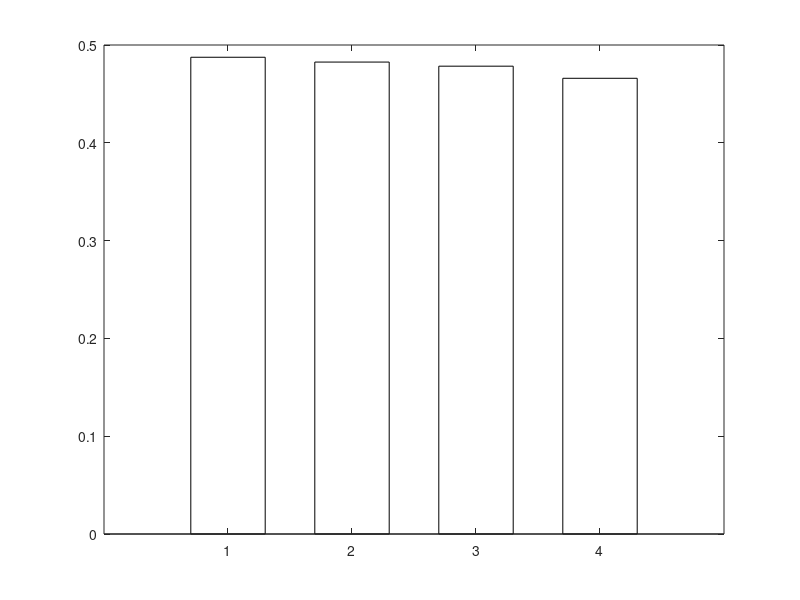

MATLAB code to generate this figure: (Note: this script raises an error after producing the figure.)
%% ========================================================================
%  Fuzzy-TOPSIS: Pressure-Driven Membrane Selection for PFAS Treatment
%  Method: Sodhi & Prabhakar (2017), arXiv:1205.5098v2
%  Implements Equations 1-15 with triangular fuzzy numbers (TFNs)
%  
%  Alternatives (4): Modified-MF, Modified-UF, NF, RO
%  Criteria (7):     C1-Long-chain rejection, C2-Short-chain rejection,
%                    C3-Water flux, C4-Fouling resistance,
%                    C5-Membrane integrity, C6-Energy efficiency,
%                    C7-Life-cycle cost-effectiveness
%  Decision Makers (3): DM1-Efficacy, DM2-Process, DM3-Sustainability
%  All criteria are BENEFIT type (higher = better)
% =========================================================================
clear; clc; close all;

%% ---- LINGUISTIC SCALE (Sodhi & Prabhakar 2017, Table I) ----
% Each linguistic term maps to a triangular fuzzy number [a, b, c]
% For Alternative Assessment:
VP = [1 1 3];   % Very Poor
P  = [1 3 5];   % Poor
F  = [3 5 7];   % Fair
G  = [5 7 9];   % Good
VG = [7 9 9];   % Very Good

% For Quality/Weight Assessment:
VL = [1 1 3];   % Very Low
L  = [1 3 5];   % Low
M  = [3 5 7];   % Medium
H  = [5 7 9];   % High
VH = [7 9 9];   % Very High

%% ---- INPUT: CRITERIA WEIGHTS BY DECISION MAKERS (Table TZ-1) ----
% Dimensions: K decision makers x n criteria, each cell is a 1x3 TFN
% Rows = DM1, DM2, DM3 | Columns = C1, C2, C3, C4, C5, C6, C7

% DM1 - Treatment-efficacy perspective
%   Prioritizes rejection (C1,C2 = VH); moderate on flux/fouling/integrity;
%   low on energy/cost (bench-scale studies don't report these)
%   Sources: Tang et al. 2006/2007; Steinle-Darling & Reinhard 2008;
%            Griffin et al. 2024; Wu et al. 2025

% DM2 - Process-engineering perspective
%   Prioritizes flux and fouling (C3,C4 = VH); high on rejection/integrity;
%   medium on energy/cost
%   Sources: Safulko et al. 2023; Liu C.J. et al. 2026; Fang et al. 2024

% DM3 - Sustainability / techno-economic perspective
%   Prioritizes energy and cost (C6,C7 = VH); high on short-chain/flux/fouling;
%   medium on long-chain/integrity
%   Sources: U.S. EPA 2024; Sgroi et al. 2025; WRF ER18-5053

K = 3;  % number of decision makers
n = 7;  % number of criteria

% Store weights as a 3D matrix: K x n x 3 (last dim = [a, b, c] of TFN)
W_ling = zeros(K, n, 3);

% DM1 weights:  C1=VH  C2=VH  C3=M   C4=M   C5=H   C6=L   C7=L
W_ling(1,1,:) = VH;
W_ling(1,2,:) = VH;
W_ling(1,3,:) = M;
W_ling(1,4,:) = M;
W_ling(1,5,:) = H;
W_ling(1,6,:) = L;
W_ling(1,7,:) = L;

% DM2 weights:  C1=H   C2=H   C3=VH  C4=VH  C5=H   C6=M   C7=M
W_ling(2,1,:) = H;
W_ling(2,2,:) = H;
W_ling(2,3,:) = VH;
W_ling(2,4,:) = VH;
W_ling(2,5,:) = H;
W_ling(2,6,:) = M;
W_ling(2,7,:) = M;

% DM3 weights:  C1=M   C2=H   C3=H   C4=H   C5=M   C6=VH  C7=VH
W_ling(3,1,:) = M;
W_ling(3,2,:) = H;
W_ling(3,3,:) = H;
W_ling(3,4,:) = H;
W_ling(3,5,:) = M;
W_ling(3,6,:) = VH;
W_ling(3,7,:) = VH;

%% ---- INPUT: ALTERNATIVE RATINGS BY DECISION MAKERS (Table TZ-2) ----
% Dimensions: m alternatives x n criteria x K decision makers x 3 (TFN)
% Justifications grounded in literature (Tables X and Y of report)

m = 4;  % number of alternatives
alt_names = {'Modified-MF', 'Modified-UF', 'NF', 'RO'};
crit_names = {'C1:Long-chain Rej', 'C2:Short-chain Rej', 'C3:Flux', ...
              'C4:Fouling Resist', 'C5:Integrity', 'C6:Energy Eff', ...
              'C7:Cost Eff'};

% Store ratings: m x n x K x 3
X_ling = zeros(m, n, K, 3);

% ---- Alternative 1: Modified-MF ----
% C1: Electro-MF reaches 70-86% (Tsai et al. 2010) = Fair
% C2: Short-chain only 50-80% PFBA (Thompson et al. 2024) = Poor to Fair
% C3: Highest flux among all classes = Very Good to Good
% C4: Indirect fouling via PFAS-induced flocs (Chen et al. 2024) = Fair to Poor
% C5: Least durable membrane class for PFAS = Poor to Fair
% C6: Lowest energy 0.1-0.5 kWh/m3 = Very Good to Good
% C7: Lowest capital cost = Good to Very Good
%           C1  C2  C3  C4  C5  C6   C7
% DM1:      F   P   VG  F   P   VG   G
X_ling(1,:,1,:) = [F; P; VG; F; P; VG; G];
% DM2:      F   F   VG  P   F   G    G
X_ling(1,:,2,:) = [F; F; VG; P; F; G; G];
% DM3:      F   P   G   F   F   VG   VG
X_ling(1,:,3,:) = [F; P; G; F; F; VG; VG];

% ---- Alternative 2: Modified-UF ----
% C1: PAA/PAH-coated UP020 = 73-78% PFOA/PFOS (Zengin et al. 2025);
%     LBL-UF = 99.90% PFOS (Liu S. et al. 2025) = Good to Fair
% C2: LBL-UF = 99.24-99.61% PFBA (Liu S. et al. 2025) = Fair
% C3: High flux, lower than MF = Very Good to Good
% C4: Similar to MF, slightly better = Fair
% C5: Better than MF due to thicker support = Fair
% C6: Low energy 0.1-0.5 kWh/m3 = Very Good to Good
% C7: Low-moderate cost = Good
%           C1  C2  C3  C4  C5  C6   C7
% DM1:      G   F   VG  F   F   VG   G
X_ling(2,:,1,:) = [G; F; VG; F; F; VG; G];
% DM2:      F   F   G   F   F   G    G
X_ling(2,:,2,:) = [F; F; G; F; F; G; G];
% DM3:      F   F   G   F   F   G    G
X_ling(2,:,3,:) = [F; F; G; F; F; G; G];

% ---- Alternative 3: NF ----
% C1: NF270 >95-99%; NF90 >97% all PFAAs (Griffin et al. 2024) = Very Good to Good
% C2: NF270 PFPeA 72% (Steinle-Darling 2008); NF90 TFMS 97.6% = Good to Fair
% C3: 15-70 LMH, moderate (Ochando-Pulido et al. 2018) = Good to Fair
% C4: Most affected by NOM fouling (Deringer 2024) = Fair to Poor
% C5: Polyamide robust but PFAS adsorption occurs = Good
% C6: 0.14-2.8 kWh/m3 (Hasan et al. 2025) = Fair
% C7: CAPEX $0.40-0.51/m3 (EPA 2024) = Fair
%           C1  C2  C3  C4  C5  C6  C7
% DM1:      VG  G   G   F   G   F   F
X_ling(3,:,1,:) = [VG; G; G; F; G; F; F];
% DM2:      G   G   F   P   G   F   F
X_ling(3,:,2,:) = [G; G; F; P; G; F; F];
% DM3:      G   F   F   F   G   F   F
X_ling(3,:,3,:) = [G; F; F; F; G; F; F];

% ---- Alternative 4: RO ----
% C1: >99% PFOS across 0.5-1500 mg/L (Tang et al. 2006) = Very Good
% C2: PFHxA up to 95%; PFBA/PFPeA 70-95% (Li et al. 2020) = Very Good to Good
% C3: 10-15 LMH, lowest flux (Ochando-Pulido et al. 2018) = Fair to Poor
% C4: Dense layer resists cake penetration, scaling risk = Good to Fair
% C5: Most robust membrane integrity = Very Good to Good
% C6: Highest energy 2-6 kWh/m3 = Poor
% C7: Highest CAPEX + concentrate management = Poor to Fair
%           C1  C2  C3  C4  C5   C6  C7
% DM1:      VG  VG  F   G   VG   P   P
X_ling(4,:,1,:) = [VG; VG; F; G; VG; P; P];
% DM2:      VG  VG  P   F   G    P   P
X_ling(4,:,2,:) = [VG; VG; P; F; G; P; P];
% DM3:      G   G   P   G   G    P   F
X_ling(4,:,3,:) = [G; G; P; G; G; P; F];

%% ========================================================================
%  STEP 1: AGGREGATE FUZZY WEIGHTS AND RATINGS (Equations 3 & 4)
% =========================================================================
fprintf('============================================================\n');
fprintf('  STEP 1: Aggregate Weights (Eq.4) and Ratings (Eq.3)\n');
fprintf('============================================================\n\n');

% ---- Aggregate weights w_j = (a'_j, b'_j, c'_j) ----
% Equation 4: a' = min_k{a'k}, b' = (1/K)*sum(b'k), c' = max_k{c'k}
w_agg = zeros(n, 3);  % n criteria x 3 (TFN components)
for j = 1:n
    w_agg(j,1) = min(W_ling(:,j,1));         % a' = min of all DMs' a
    w_agg(j,2) = mean(W_ling(:,j,2));        % b' = mean of all DMs' b
    w_agg(j,3) = max(W_ling(:,j,3));         % c' = max of all DMs' c
end

fprintf('Aggregated Fuzzy Weights w_j:\n');
fprintf('%-25s  (%5.2f, %5.2f, %5.2f)\n', ...
    'Criterion', nan, nan, nan);  % header placeholder
for j = 1:n
    fprintf('  %-23s  (%5.2f, %5.2f, %5.2f)\n', ...
        crit_names{j}, w_agg(j,1), w_agg(j,2), w_agg(j,3));
end

% ---- Sample calculation for C1 ----
fprintf('\n--- Sample Calculation (C1 weight, Eq.4) ---\n');
fprintf('  DM1: VH = (7, 9, 9)\n');
fprintf('  DM2: H  = (5, 7, 9)\n');
fprintf('  DM3: M  = (3, 5, 7)\n');
fprintf('  a'' = min{7, 5, 3} = %.0f\n', w_agg(1,1));
fprintf('  b'' = (9+7+5)/3   = %.4f\n', w_agg(1,2));
fprintf('  c'' = max{9, 9, 7} = %.0f\n', w_agg(1,3));
fprintf('  => w_1 = (%.2f, %.4f, %.2f)\n\n', w_agg(1,:));

% ---- Aggregate ratings x_ij = (a_ij, b_ij, c_ij) ----
% Equation 3: a = min_k{a_k}, b = (1/K)*sum(b_k), c = max_k{c_k}
x_agg = zeros(m, n, 3);  % m alternatives x n criteria x 3 (TFN)
for i = 1:m
    for j = 1:n
        x_agg(i,j,1) = min(X_ling(i,j,:,1));     % a = min across DMs
        x_agg(i,j,2) = mean(X_ling(i,j,:,2));    % b = mean across DMs
        x_agg(i,j,3) = max(X_ling(i,j,:,3));     % c = max across DMs
    end
end

fprintf('Aggregated Fuzzy Decision Matrix x_ij:\n');
for i = 1:m
    fprintf('  %s:\n', alt_names{i});
    for j = 1:n
        fprintf('    %-23s  (%5.2f, %5.2f, %5.2f)\n', ...
            crit_names{j}, x_agg(i,j,1), x_agg(i,j,2), x_agg(i,j,3));
    end
end

% ---- Sample calculation for MF on C1 ----
fprintf('\n--- Sample Calculation (MF rating on C1, Eq.3) ---\n');
fprintf('  DM1: F = (3, 5, 7)\n');
fprintf('  DM2: F = (3, 5, 7)\n');
fprintf('  DM3: F = (3, 5, 7)\n');
fprintf('  a = min{3,3,3} = %.0f\n', x_agg(1,1,1));
fprintf('  b = (5+5+5)/3  = %.4f\n', x_agg(1,1,2));
fprintf('  c = max{7,7,7} = %.0f\n', x_agg(1,1,3));
fprintf('  => x_{MF,C1} = (%.2f, %.4f, %.2f)\n\n', ...
    x_agg(1,1,1), x_agg(1,1,2), x_agg(1,1,3));

%% ========================================================================
%  STEP 2: NORMALIZED FUZZY DECISION MATRIX (Equations 7 & 8)
% =========================================================================
fprintf('============================================================\n');
fprintf('  STEP 2: Normalized Fuzzy Decision Matrix (Eq.8)\n');
fprintf('============================================================\n\n');

% All criteria are BENEFIT type, so use Equation 8:
%   r_ij = (a_ij / c*_j,  b_ij / c*_j,  c_ij / c*_j)
%   where c*_j = max_i {c_ij}

% Compute c*_j for each criterion
c_star = zeros(1, n);
for j = 1:n
    c_star(j) = max(x_agg(:,j,3));  % max of c-component across all alternatives
end

fprintf('c*_j (max c per criterion):\n  ');
fprintf('%.2f  ', c_star);
fprintf('\n\n');

% Normalize
r_norm = zeros(m, n, 3);
for i = 1:m
    for j = 1:n
        r_norm(i,j,1) = x_agg(i,j,1) / c_star(j);
        r_norm(i,j,2) = x_agg(i,j,2) / c_star(j);
        r_norm(i,j,3) = x_agg(i,j,3) / c_star(j);
    end
end

fprintf('Normalized Fuzzy Decision Matrix r_ij:\n');
for i = 1:m
    fprintf('  %s:\n', alt_names{i});
    for j = 1:n
        fprintf('    %-23s  (%6.4f, %6.4f, %6.4f)\n', ...
            crit_names{j}, r_norm(i,j,1), r_norm(i,j,2), r_norm(i,j,3));
    end
end

% ---- Sample calculation for MF on C1 ----
fprintf('\n--- Sample Calculation (MF on C1, Eq.8) ---\n');
fprintf('  x_{MF,C1} = (3, 5, 7)\n');
fprintf('  c*_1 = max{7, 9, 9, 9} = %.0f\n', c_star(1));
fprintf('  r_{MF,C1} = (3/9, 5/9, 7/9) = (%.4f, %.4f, %.4f)\n\n', ...
    r_norm(1,1,1), r_norm(1,1,2), r_norm(1,1,3));

%% ========================================================================
%  STEP 3: WEIGHTED NORMALIZED FUZZY DECISION MATRIX (Equation 10)
% =========================================================================
fprintf('============================================================\n');
fprintf('  STEP 3: Weighted Normalized Matrix (Eq.10)\n');
fprintf('============================================================\n\n');

% v_ij = r_ij (.) w_j  — component-wise multiplication of TFNs
% v_ij = (r_a * w_a,  r_b * w_b,  r_c * w_c)
v_weighted = zeros(m, n, 3);
for i = 1:m
    for j = 1:n
        v_weighted(i,j,1) = r_norm(i,j,1) * w_agg(j,1);
        v_weighted(i,j,2) = r_norm(i,j,2) * w_agg(j,2);
        v_weighted(i,j,3) = r_norm(i,j,3) * w_agg(j,3);
    end
end

fprintf('Weighted Normalized Fuzzy Decision Matrix v_ij:\n');
for i = 1:m
    fprintf('  %s:\n', alt_names{i});
    for j = 1:n
        fprintf('    %-23s  (%6.3f, %6.3f, %6.3f)\n', ...
            crit_names{j}, v_weighted(i,j,1), v_weighted(i,j,2), v_weighted(i,j,3));
    end
end

% ---- Sample calculation for MF on C1 ----
fprintf('\n--- Sample Calculation (MF on C1, Eq.10) ---\n');
fprintf('  r_{MF,C1} = (%.4f, %.4f, %.4f)\n', ...
    r_norm(1,1,1), r_norm(1,1,2), r_norm(1,1,3));
fprintf('  w_1       = (%.2f, %.4f, %.2f)\n', w_agg(1,:));
fprintf('  v_{MF,C1} = (%.4f x %.2f, %.4f x %.4f, %.4f x %.2f)\n', ...
    r_norm(1,1,1), w_agg(1,1), r_norm(1,1,2), w_agg(1,2), ...
    r_norm(1,1,3), w_agg(1,3));
fprintf('            = (%.3f, %.3f, %.3f)\n\n', ...
    v_weighted(1,1,1), v_weighted(1,1,2), v_weighted(1,1,3));

%% ========================================================================
%  STEP 4: FPIS, FNIS, AND DISTANCES (Equations 11-14)
% =========================================================================
fprintf('============================================================\n');
fprintf('  STEP 4: FPIS, FNIS, and Distances (Eq.11-14)\n');
fprintf('============================================================\n\n');

% ---- FPIS: A* = (v*_1, ..., v*_n) where v*_j = (c, c, c) ----
% Equation 11: c = max_i {c''_ij}
FPIS = zeros(1, n);
for j = 1:n
    FPIS(j) = max(v_weighted(:,j,3));  % max of c-component across alternatives
end

% ---- FNIS: A- = (v-_1, ..., v-_n) where v-_j = (a, a, a) ----
% Equation 12: a = min_i {a''_ij}
FNIS = zeros(1, n);
for j = 1:n
    FNIS(j) = min(v_weighted(:,j,1));  % min of a-component across alternatives
end

fprintf('FPIS (A*) - v*_j = (c*, c*, c*) for each criterion:\n  ');
fprintf('%.3f  ', FPIS);
fprintf('\n');
fprintf('FNIS (A-) - v-_j = (a-, a-, a-) for each criterion:\n  ');
fprintf('%.3f  ', FNIS);
fprintf('\n\n');

% ---- Vertex distance function (Equation 2) ----
% d(a_tilde, b_tilde) = sqrt( (1/3) * [(a-a')^2 + (b-b')^2 + (c-c')^2] )
vertex_dist = @(tfn, ideal) sqrt((1/3) * ...
    ((tfn(1)-ideal)^2 + (tfn(2)-ideal)^2 + (tfn(3)-ideal)^2));

% ---- Distance to FPIS (Equation 13) ----
d_star = zeros(m, n);      % per-criterion distances
D_star = zeros(m, 1);      % total distance per alternative
for i = 1:m
    for j = 1:n
        tfn_ij = squeeze(v_weighted(i,j,:))';
        d_star(i,j) = vertex_dist(tfn_ij, FPIS(j));
    end
    D_star(i) = sum(d_star(i,:));  % Equation 13: sum across criteria
end

% ---- Distance to FNIS (Equation 14) ----
d_minus = zeros(m, n);     % per-criterion distances
D_minus = zeros(m, 1);     % total distance per alternative
for i = 1:m
    for j = 1:n
        tfn_ij = squeeze(v_weighted(i,j,:))';
        d_minus(i,j) = vertex_dist(tfn_ij, FNIS(j));
    end
    D_minus(i) = sum(d_minus(i,:));  % Equation 14: sum across criteria
end

% ---- Display distance tables ----
fprintf('Per-criterion distances to FPIS:\n');
fprintf('%-15s', 'Alternative');
for j = 1:n
    fprintf('  %-8s', crit_names{j}(1:min(8,end)));
end
fprintf('  %-8s\n', 'SUM d*_i');
for i = 1:m
    fprintf('%-15s', alt_names{i});
    for j = 1:n
        fprintf('  %8.3f', d_star(i,j));
    end
    fprintf('  %8.3f\n', D_star(i));
end

fprintf('\nPer-criterion distances to FNIS:\n');
fprintf('%-15s', 'Alternative');
for j = 1:n
    fprintf('  %-8s', crit_names{j}(1:min(8,end)));
end
fprintf('  %-8s\n', 'SUM d-_i');
for i = 1:m
    fprintf('%-15s', alt_names{i});
    for j = 1:n
        fprintf('  %8.3f', d_minus(i,j));
    end
    fprintf('  %8.3f\n', D_minus(i));
end

% ---- Sample calculation for MF on C1 ----
fprintf('\n--- Sample Calculation (MF distance to FPIS on C1, Eq.2 & 13) ---\n');
fprintf('  v_{MF,C1} = (%.3f, %.3f, %.3f)\n', v_weighted(1,1,:));
fprintf('  FPIS_C1   = (%.3f, %.3f, %.3f)  [i.e., (c*, c*, c*)]\n', ...
    FPIS(1), FPIS(1), FPIS(1));
fprintf('  d_v = sqrt( (1/3) * [(%.3f-%.3f)^2 + (%.3f-%.3f)^2 + (%.3f-%.3f)^2] )\n', ...
    v_weighted(1,1,1), FPIS(1), v_weighted(1,1,2), FPIS(1), ...
    v_weighted(1,1,3), FPIS(1));
term1 = (v_weighted(1,1,1) - FPIS(1))^2;
term2 = (v_weighted(1,1,2) - FPIS(1))^2;
term3 = (v_weighted(1,1,3) - FPIS(1))^2;
fprintf('     = sqrt( (1/3) * [%.3f + %.3f + %.3f] )\n', term1, term2, term3);
fprintf('     = sqrt( (1/3) * %.3f )\n', term1+term2+term3);
fprintf('     = sqrt( %.3f )\n', (term1+term2+term3)/3);
fprintf('     = %.3f\n\n', d_star(1,1));

%% ========================================================================
%  STEP 5: CLOSENESS COEFFICIENT AND RANKING (Equation 15)
% =========================================================================
fprintf('============================================================\n');
fprintf('  STEP 5: Closeness Coefficient & Ranking (Eq.15)\n');
fprintf('============================================================\n\n');

% CC_i = d-_i / (d-_i + d*_i)
CC = D_minus ./ (D_minus + D_star);

% Rank (descending CC = better)
[CC_sorted, rank_idx] = sort(CC, 'descend');

% ---- Display results ----
fprintf('%-15s  %10s  %10s  %10s  %4s\n', ...
    'Alternative', 'd*_i', 'd-_i', 'CC_i', 'Rank');
fprintf('%s\n', repmat('-', 1, 55));
for r = 1:m
    i = rank_idx(r);
    fprintf('%-15s  %10.3f  %10.3f  %10.4f  %4d\n', ...
        alt_names{i}, D_star(i), D_minus(i), CC(i), r);
end

% ---- Sample calculation for MF ----
fprintf('\n--- Sample Calculation (MF closeness coefficient, Eq.15) ---\n');
fprintf('  d*_{MF}  = %.3f\n', D_star(1));
fprintf('  d-_{MF}  = %.3f\n', D_minus(1));
fprintf('  CC_{MF}  = %.3f / (%.3f + %.3f)\n', D_minus(1), D_minus(1), D_star(1));
fprintf('           = %.3f / %.3f\n', D_minus(1), D_minus(1)+D_star(1));
fprintf('           = %.4f\n\n', CC(1));

%% ========================================================================
%  VISUALIZATION
% =========================================================================
fprintf('============================================================\n');
fprintf('  GENERATING FIGURES\n');
fprintf('============================================================\n\n');

% ---- Figure 1: Closeness Coefficients Bar Chart ----
figure('Position', [100 100 700 450]);
bar_data = CC(rank_idx);
b = bar(bar_data, 0.6, 'FaceColor', 'flat');

% Color gradient: best = dark green, worst = light gray
colors = [0.13 0.55 0.13;   % rank 1: forest green
          0.20 0.60 0.40;   % rank 2: green
          0.40 0.65 0.80;   % rank 3: steel blue
          0.75 0.75 0.75];  % rank 4: gray
b.CData = colors;

set(gca, 'XTickLabel', alt_names(rank_idx), 'FontSize', 12, 'FontName', 'Calibri');
ylabel('Closeness Coefficient (CC_i)', 'FontSize', 13);
title('Fuzzy-TOPSIS Ranking: Membrane Alternatives for PFAS Treatment', ...
    'FontSize', 14, 'FontWeight', 'bold');

% Add value labels on bars
for r = 1:m
    text(r, bar_data(r) + 0.005, sprintf('%.4f', bar_data(r)), ...
        'HorizontalAlignment', 'center', 'FontSize', 11, 'FontWeight', 'bold');
end

% Add rank labels
for r = 1:m
    text(r, 0.02, sprintf('Rank %d', r), ...
        'HorizontalAlignment', 'center', 'FontSize', 10, 'Color', 'w', ...
        'FontWeight', 'bold');
end

ylim([0, max(CC)*1.15]);
grid on;
set(gca, 'GridAlpha', 0.3);

%% ---- Figure 2: Radar/Spider Chart of Normalized Performance ----
%figure('Position', [100 100 700 600]);

% Use the normalized aggregated ratings (r_norm, b-component) for the radar
%radar_data = zeros(m, n);
%for i = 1:m
    %for j = 1:n
        %radar_data(i,j) = r_norm(i,j,2);  % use the 'b' (most probable) value
    %end
%end

% Spider chart using polar coordinates
% angles = linspace(0, 2*pi, n+1);
% angles = angles(1:end-1);

% Shorter labels for radar plot
% radar_labels = {'Long-chain', 'Short-chain', 'Flux', 'Fouling', ...
%                 'Integrity', 'Energy', 'Cost'};
% 
% alt_colors = [0.85 0.33 0.10;   % MF: orange
%               0.00 0.45 0.74;   % UF: blue
%               0.47 0.67 0.19;   % NF: green
%               0.64 0.08 0.18];  % RO: dark red
% 
% hold on;
% for i = 1:m
%     vals = [radar_data(i,:), radar_data(i,1)];  % close the polygon
%     angs = [angles, angles(1)];
%     polarplot(angs, vals, '-o', 'LineWidth', 2, 'Color', alt_colors(i,:), ...
%         'MarkerSize', 6, 'MarkerFaceColor', alt_colors(i,:));
% end
% hold off;
% 
% % Configure polar axes
% ax = gca;
% ax.ThetaTick = rad2deg(angles);
% ax.ThetaTickLabel = radar_labels;
% ax.RLim = [0 1];
% ax.FontSize = 11;
% ax.FontName = 'Calibri';
% 
% legend(alt_names, 'Location', 'southoutside', 'Orientation', 'horizontal', ...
%     'FontSize', 11);
% title('Normalized Performance Profile (b-component of TFN)', ...
%     'FontSize', 14, 'FontWeight', 'bold');

% ---- Figure 3: Distance Comparison ----
figure('Position', [100 100 700 450]);
dist_data = [D_star(rank_idx), D_minus(rank_idx)];
b2 = bar(dist_data, 'grouped');
b2(1).FaceColor = [0.85 0.33 0.10];  % d* = orange
b2(2).FaceColor = [0.00 0.45 0.74];  % d- = blue

set(gca, 'XTickLabel', alt_names(rank_idx), 'FontSize', 12, 'FontName', 'Calibri');
ylabel('Total Distance', 'FontSize', 13);
title('Distance to FPIS (d*) and FNIS (d^-) by Alternative', ...
    'FontSize', 14, 'FontWeight', 'bold');
legend({'d*_i (to FPIS)', 'd^-_i (to FNIS)'}, 'Location', 'northeast', ...
    'FontSize', 10);
grid on;
set(gca, 'GridAlpha', 0.3);

fprintf('Figures generated successfully.\n');
fprintf('============================================================\n');
fprintf('  ANALYSIS COMPLETE\n');
fprintf('  Best alternative: %s (CC = %.4f)\n', alt_names{rank_idx(1)}, CC(rank_idx(1)));
fprintf('============================================================\n');
